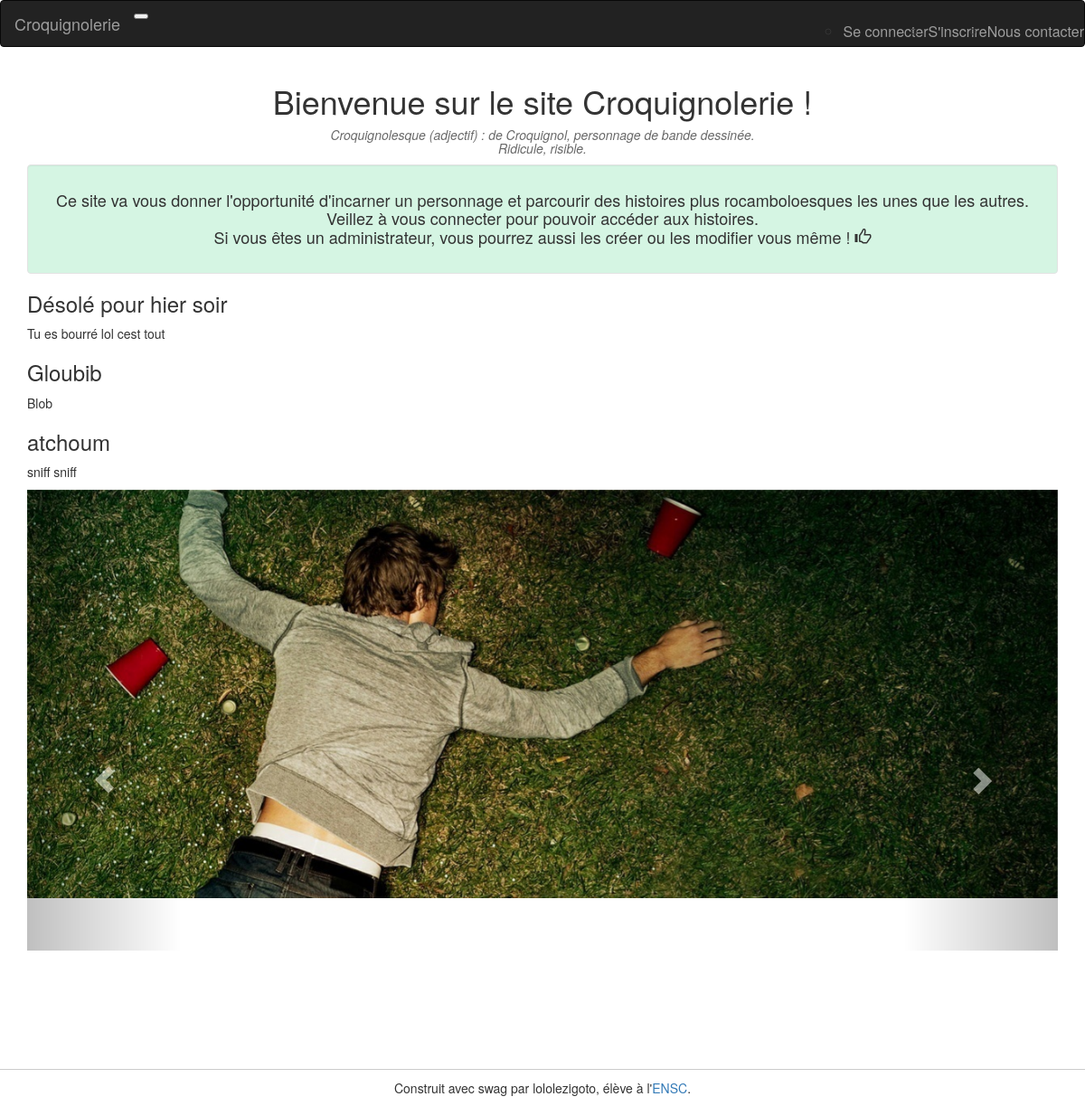
The page / on the database its author committed.
### tables this page shows
CREATE TABLE `histoires` (
  `id_histoire` int(11) NOT NULL,
  `nom_histoire` varchar(100) DEFAULT NULL,
  `description_histoire` text,
  `image_histoire` varchar(100) DEFAULT NULL,
  `nb_parties` int(11) DEFAULT '0',
  `nb_victoires` int(11) NOT NULL DEFAULT '0',
  `nb_echecs` int(11) NOT NULL DEFAULT '0',
  `isHidden` tinyint(1) NOT NULL DEFAULT '0'
);

### index.php (the view, shortened to what this page needs)
<!doctype html>
<html>
<head>
    <link href="lib/bootstrap/css/bootstrap.min.css" rel="stylesheet">
    <link href="css/style.css" rel="stylesheet">
</head>
<body>
<?php
require_once("includes/connect.php");
if(!empty($_SESSION['user']))
    require_once("includes/navbar_connected.php");
else
    require_once("includes/navbar.php");
    $nbhistoire = $response->rowCount(); ?>
<div class="container">
<header>
  <h1 class="center">Bienvenue sur le site Croquignolerie !</h1>
  <h5 class="def"> <em>Croquignolesque (adjectif) : de Croquignol, personnage de bande dessinée. <br/>
  Ridicule, risible.</em></h5>
    <div class="well" style="background-color: #D5F5E3;" >
  <h4 class="center">Ce site va vous donner l'opportunité d'incarner un personnage et parcourir des histoires plus rocamboloesques les unes que les autres.
      <br/>
      Veillez à vous connecter pour pouvoir accéder aux histoires. <br/>
      Si vous êtes un administrateur, vous pourrez aussi les créer ou les modifier vous même !  <span class ="glyphicon glyphicon-thumbs-up"> </span>
  </h4>
</header>
<?php
    $maRequete = "SELECT * FROM histoires";
    $response = $BDD->query($maRequete);
    $tab = $response->fetchAll();
    foreach ($tab as $key => $ligne) {
        $id = $ligne["id_histoire"];
        $title = $ligne["nom_histoire"];
        $des_courte = $ligne["description_histoire"];
        $isHidden=$ligne["isHidden"];
        ?>
<article>
            <?php
            if($isHidden==0)
            {
              if(!empty($_SESSION['user'])) {?>
                <div class="well"     >
                <h3><a class="link" href="histoire.php?id=<?=$id?>"><?=$title ?></a></h3>
            <?php
                echo $des_courte; ?>
            </div>
                <?php } else {?>
                <h3><?=$title ?></h3>
            <p class="movieContent"><?= $des_courte?></p>
            <?php
            }
            ?>
</article>
<?php }
}?>
</div>
<div class="container">
<div data-ride="carousel" class="carousel slide" id="carousel-example-generic">
      <ol class="carousel-indicators">
        <li class="active" data-slide-to="0" data-target="#carousel-example-generic"></li>
        <li data-slide-to="1" data-target="#carousel-example-generic" class=""></li>
        <li data-slide-to="2" data-target="#carousel-example-generic" class=""></li>
      </ol>
      <div class="carousel-inner">
        <div class="item active">
          <img alt="First slide" data-src="holder.js/900x500/auto/#777:#555/text:First slide" src="images/defonce.jpg">
        </div>
      </div>
      <a data-slide="prev" href="#carousel-example-generic" class="left carousel-control">
        <span class="glyphicon glyphicon-chevron-left"></span>
      </a>
      <a data-slide="next" href="#carousel-example-generic" class="right carousel-control">
        <span class="glyphicon glyphicon-chevron-right"></span>
      </a>
    </div>
</div>
</body>
</html>
        <footer class="footer">
    Construit avec swag par lololezigoto, élève à l'<a href="https://www.ensc.fr">ENSC</a>.
</footer>    </div>
<script src="lib/bootstrap/js/bootstrap.min.js"></script></body>
</html>

### css/style.css (style rules this page uses)
.footer { border-top: 1px solid #ccc; padding-top: 10px; margin-bottom: 10px; text-align: center; }
.movieContent { text-align: justify; }
.center { text-align: center; }
.def { text-align: center; color: dimgray; }

### rows shown on the page
histoires: nom_histoire "Désolé pour hier soir", description_histoire "Tu es bourré lol cest tout"
histoires: nom_histoire "Gloubib", description_histoire "Blob"
histoires: nom_histoire "atchoum", description_histoire "sniff sniff"
